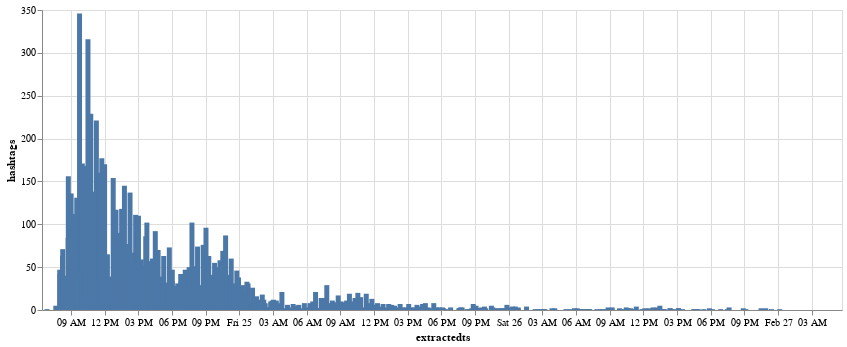

Notebook cell for this chart:
### Code cell
keyword = "wwiii"
df_tweet_keyword = df_time.resample('T')['hashtags'].apply(lambda s: s.str.contains(keyword).sum()).to_frame().reset_index()
alt.Chart(df_tweet_keyword).mark_bar().encode(x = 'extractedts', y = "hashtags").properties(width = 800)

### Figure 1 — Vega-Lite specification as saved in the notebook (floating-point values rounded to 4 significant figures; data arrays with more than 128 entries replaced by an {"elided": "..."} marker saying what was removed)
{"config": {"view": {"continuousWidth": 400, "continuousHeight": 300}}, "data": {"name": "data-e155e088e3196a3dda0d2fab0913a01d"}, "mark": "bar", "encoding": {"x": {"field": "extractedts", "type": "temporal"}, "y": {"field": "hashtags", "type": "quantitative"}}, "width": 800, "$schema": "https://vega.github.io/schema/vega-lite/v4.17.0.json", "datasets": {"data-e155e088e3196a3dda0d2fab0913a01d": {"elided": "4225 records"}}}
